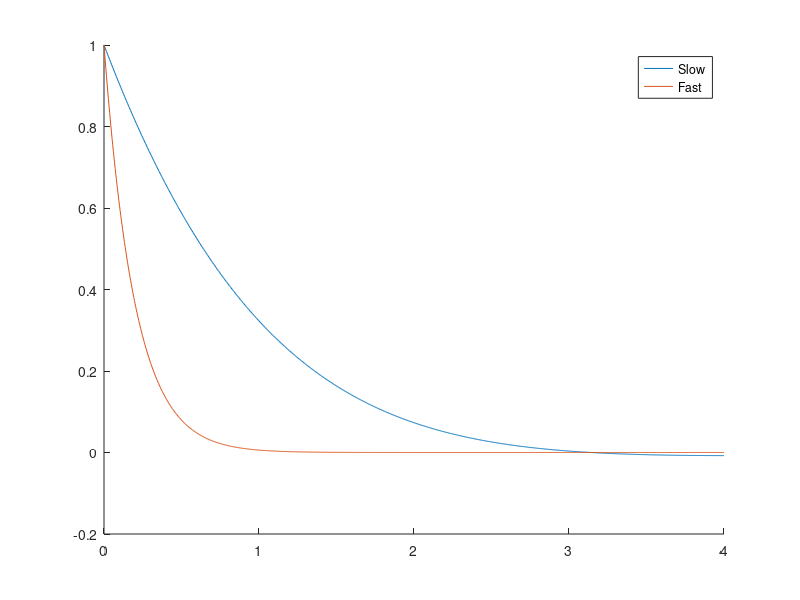

MATLAB code for this plot:
A = rand(3,3)
A(1:2, 2) = 4
I = A*inv(A)

t = linspace(0,4,1e3)
y1= cos(t/2) .* exp(-t)
y2 = cos(t/2) .* exp(-5*t)

figure
hold on
plot(t, y1)
plot(t, y2)
legend('Slow','Fast')